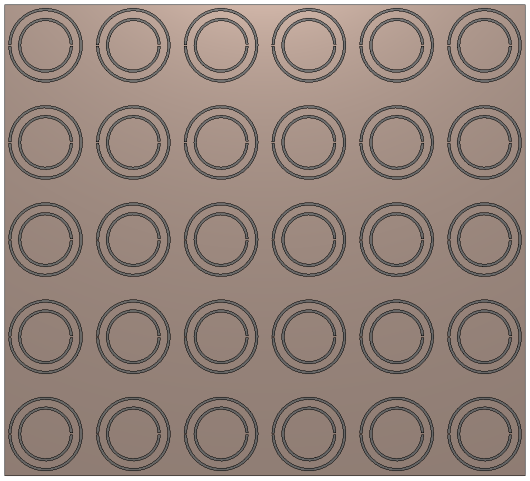
#> input picture figures/cst_metasurface_top.png, 1060 x 961 px (shown at 1/2 size)
$ python make_concepts.py
#> lines starting #> are read from the running program, lines starting #| are printed output that depends on the picture
# /// script
# requires-python = ">=3.10"
# dependencies = ["matplotlib>=3.8", "numpy>=1.26", "pillow>=10"]
# ///
"""Concept sketches for the basics slides (illustrations, not simulation results).

Run from the repo root:  uv run presentation/deck/make_concepts.py
Writes figures/concept_s11.png, figures/concept_pattern.png and figures/cst_metasurface_cell.png.
"""
from __future__ import annotations

from pathlib import Path

import matplotlib

matplotlib.use("Agg")
import matplotlib.pyplot as plt
import numpy as np
from PIL import Image

ROOT = Path(__file__).resolve().parents[2]
FIGS = ROOT / "figures"

# deck palette (build_deck.js THEME)
NAVY, COPPER, GREEN, RED, GREY, INK = "#17324D", "#B8651B", "#2E7D5B", "#C0392B", "#8A94A6", "#1F2328"

plt.rcParams.update({
    "font.family": "sans-serif",
    "font.sans-serif": ["Calibri", "Carlito", "DejaVu Sans"],
    "font.size": 15,
    "axes.edgecolor": GREY,
    "axes.labelcolor": INK,
    "xtick.color": INK,
    "ytick.color": INK,
    "savefig.dpi": 250,
    "savefig.bbox": "tight",
    "savefig.transparent": True,
})


def concept_s11() -> Path:
    """A smooth multi-dip S11 sketch with the −10 dB line and the band where it is below."""
    f = np.linspace(0, 18, 1200)
    inband = 0.5 * (np.tanh((f - 2.3) / 0.28) - np.tanh((f - 15.2) / 0.32))
    s = -1.5 - 0.08 * f - inband * (10.2 + 1.2 * np.cos(2 * np.pi * f / 3.1))
    for f0, depth, w in [(2.9, 14, 0.35), (5.2, 7, 0.6), (8.8, 9, 0.7), (11.9, 6, 0.8), (14.3, 11, 0.45)]:
        s -= depth * np.exp(-((f - f0) / w) ** 2)
    below = s <= -10
    lo, hi = f[below][0], f[below][-1]
    assert below[(f > lo) & (f < hi)].all(), "concept band must be continuous"
    fig, ax = plt.subplots(figsize=(6.2, 3.6))
    ax.axvspan(lo, hi, color=GREEN, alpha=0.10, lw=0)
    ax.axhline(-10, color=RED, lw=1.6, ls="--")
    ax.plot(f, s, color=NAVY, lw=2.6)
    ax.annotate("", xy=(lo, -27.5), xytext=(hi, -27.5), arrowprops=dict(arrowstyle="<->", color=GREEN, lw=1.8))
    ax.text((lo + hi) / 2, -26.6, "bandwidth (S$_{11}$ below −10 dB)", ha="center", va="bottom", color=GREEN,
            fontsize=14, fontweight="bold")
    ax.text(17.85, -9.3, "−10 dB", ha="right", va="bottom", color=RED, fontsize=14, fontweight="bold")
    for x in (1.0, 16.7):
        ax.text(x, -20, "poor\nmatch", ha="center", va="center", color=GREY, fontsize=12.5)
    ax.set_xlim(0, 18)
    ax.set_ylim(-30, 1)
    ax.set_xlabel("Frequency (GHz)")
    ax.set_ylabel("S$_{11}$ (dB)")
    ax.set_xticks(range(0, 19, 3))
    ax.set_yticks([0, -10, -20, -30])
    for side in ("top", "right"):
        ax.spines[side].set_visible(False)
    ax.grid(axis="y", color="#E3E6EB", lw=0.8)
    out = FIGS / "concept_s11.png"
    fig.savefig(out)
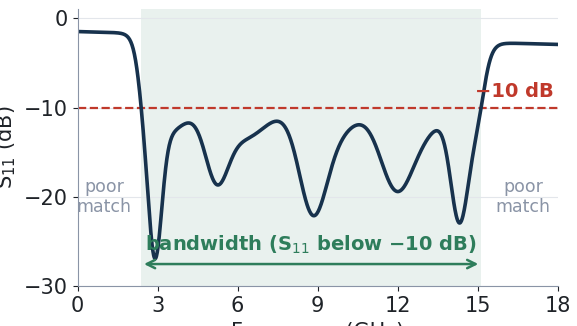
#> figure drawn by matplotlib, 1 panel; curve peaks at x = 0, y = -1.5
    plt.close(fig)
    return out


def concept_pattern() -> Path:
    """Side-view pattern sketch: a monopole sends equally front and back; a reflector folds the back lobe forward."""
    th = np.linspace(0, 2 * np.pi, 721)
    alone = np.abs(np.cos(th)) ** 1.2                              # front (0°) and back (180°) lobes equal
    forward = np.clip(0.5 * (1 + np.cos(th)), 0, None) ** 1.6 * 1.45 + 0.04   # mostly forward
    fig, ax = plt.subplots(figsize=(4.6, 4.2), subplot_kw={"projection": "polar"})
    ax.plot(th, alone, color=GREY, lw=2.4, ls="--", label="monopole alone")
    ax.fill(th, forward, color=COPPER, alpha=0.18, lw=0)
    ax.plot(th, forward, color=COPPER, lw=2.8, label="with a reflector behind")
    ax.set_theta_zero_location("N")
    ax.set_rticks([])
    ax.set_xticks(np.deg2rad([0, 90, 180, 270]))
    ax.set_xticklabels(["front", "", "back", ""], fontsize=14, color=INK)
    ax.set_ylim(0, 1.55)
    ax.spines["polar"].set_color("#D5D9E0")
    ax.grid(color="#E3E6EB")
    ax.legend(loc="upper center", bbox_to_anchor=(0.5, -0.11), ncol=1, frameon=False, fontsize=13)
    out = FIGS / "concept_pattern.png"
    fig.savefig(out)
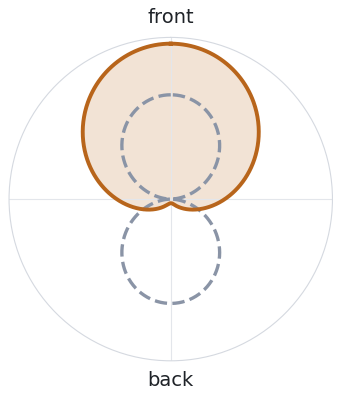
#> figure drawn by matplotlib, 1 panel
    plt.close(fig)
    return out


def metasurface_cell() -> Path:
    """Close-up of one split-ring cell, cut from the CST top view of the array."""
    im = Image.open(FIGS / "cst_metasurface_top.png").convert("RGB")
#> im is the input picture: PIL image 1060x961 RGB; mean R, G, B 149.6, 132.8, 124.4
    cell = im.crop((10, 10, 172, 172)).resize((648, 648), Image.LANCZOS)
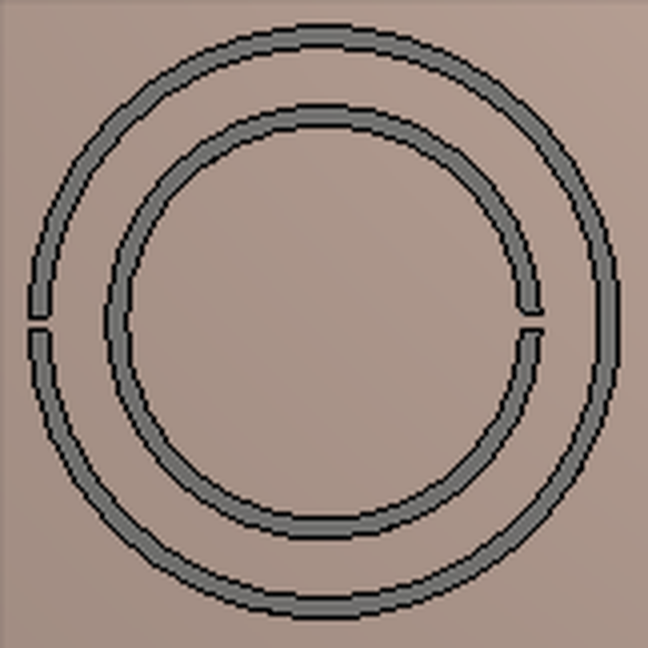
#> cell: PIL image 648x648 RGB; mean R, G, B 153.1, 135.2, 126.1
    out = FIGS / "cst_metasurface_cell.png"
    cell.save(out, optimize=True)
    return out


if __name__ == "__main__":
    for p in (concept_s11(), concept_pattern(), metasurface_cell()):
        print(f"Wrote {p.relative_to(ROOT)}")
